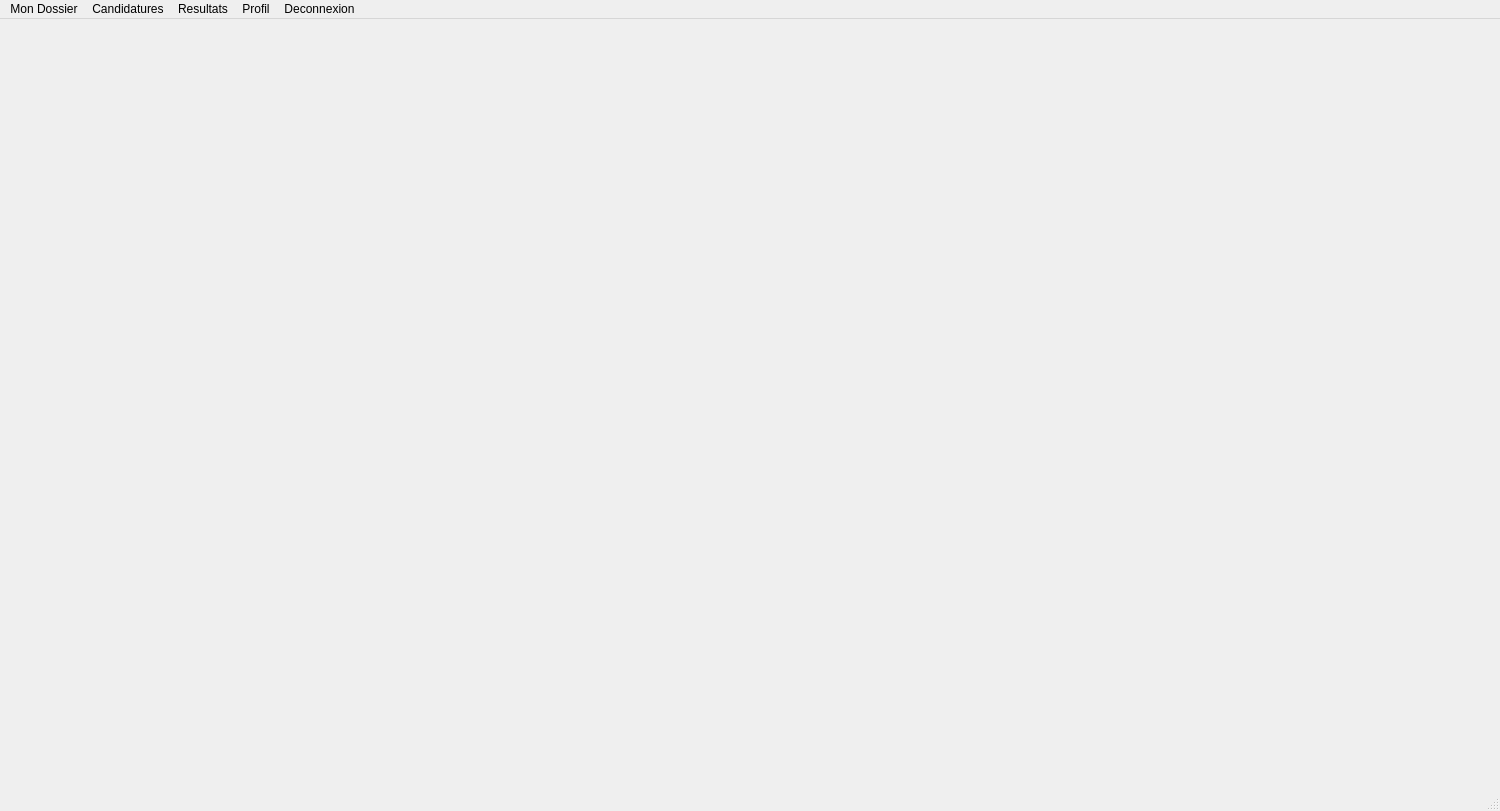
<?xml version="1.0" encoding="UTF-8"?>
<ui version="4.0">
 <class>CandidatScreen</class>
 <widget class="QMainWindow" name="CandidatScreen">
  <property name="geometry">
   <rect>
    <x>0</x>
    <y>0</y>
    <width>1500</width>
    <height>811</height>
   </rect>
  </property>
  <property name="windowTitle">
   <string>Mon Dossier</string>
  </property>
  <widget class="QWidget" name="centralwidget">
   <widget class="QWidget" name="horizontalLayoutWidget">
    <property name="geometry">
     <rect>
      <x>0</x>
      <y>0</y>
      <width>1511</width>
      <height>761</height>
     </rect>
    </property>
    <layout class="QHBoxLayout" name="horizontalLayout"/>
   </widget>
  </widget>
  <widget class="QMenuBar" name="menubar">
   <property name="geometry">
    <rect>
     <x>0</x>
     <y>0</y>
     <width>1500</width>
     <height>25</height>
    </rect>
   </property>
   <widget class="QMenu" name="menuMon_Dossier">
    <property name="title">
     <string>Mon Dossier</string>
    </property>
   </widget>
   <widget class="QMenu" name="menuResultat">
    <property name="title">
     <string>Resultats</string>
    </property>
    <addaction name="actionMon_resultat"/>
    <addaction name="actionListe_des_admis"/>
    <addaction name="actionVoir_les_rejets"/>
   </widget>
   <widget class="QMenu" name="menuCandidature">
    <property name="title">
     <string>Candidatures</string>
    </property>
    <addaction name="actionCandidats_Authoris_s"/>
    <addaction name="actionDossiers_Rej_t_s"/>
   </widget>
   <widget class="QMenu" name="menuDeconnexion">
    <property name="title">
     <string>Deconnexion</string>
    </property>
   </widget>
   <widget class="QMenu" name="menuProfil">
    <property name="title">
     <string>Profil</string>
    </property>
    <addaction name="actionVoir"/>
    <addaction name="actionModifier"/>
   </widget>
   <addaction name="menuMon_Dossier"/>
   <addaction name="menuCandidature"/>
   <addaction name="menuResultat"/>
   <addaction name="menuProfil"/>
   <addaction name="menuDeconnexion"/>
  </widget>
  <widget class="QStatusBar" name="statusBar"/>
  <action name="actionMon_resultat">
   <property name="text">
    <string>Mon resultat</string>
   </property>
  </action>
  <action name="actionListe_des_admis">
   <property name="text">
    <string>Voir les admis</string>
   </property>
  </action>
  <action name="actionVoir_les_rejets">
   <property name="text">
    <string>Voir les récalés</string>
   </property>
  </action>
  <action name="actionCandidats_Authoris_s">
   <property name="text">
    <string>Dossiers Acceptés</string>
   </property>
  </action>
  <action name="actionDossiers_Rej_t_s">
   <property name="text">
    <string>Dossiers Rejétés</string>
   </property>
  </action>
  <action name="actionVoir">
   <property name="text">
    <string>Voir</string>
   </property>
  </action>
  <action name="actionModifier">
   <property name="text">
    <string>Modifier</string>
   </property>
  </action>
 </widget>
 <resources/>
 <connections/>
 <slots>
  <slot>mon_dossier()</slot>
 </slots>
</ui>
